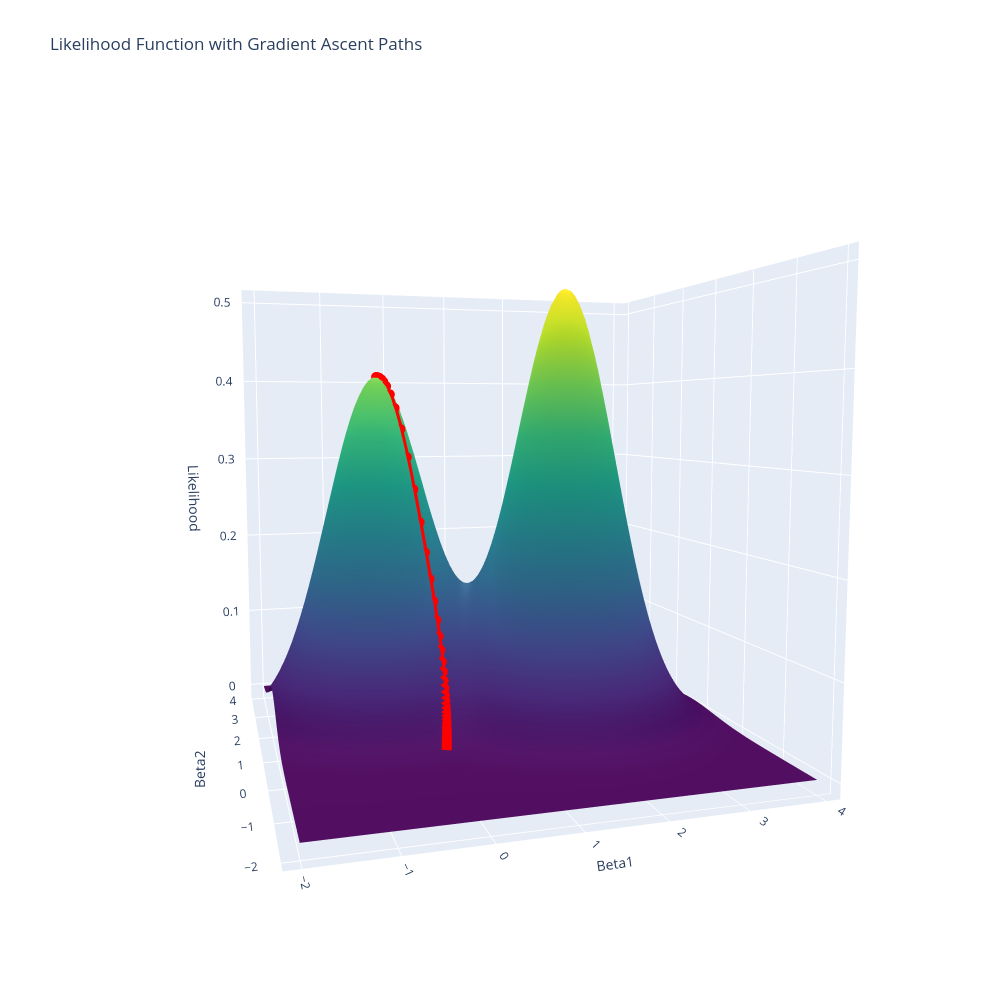

The cell this chart's notebook holds for it:
### Markdown cell above
#### Starting the optimisation algorithm at (0,0)
Usually, when we estimate discrete choice models, we use 0 as the starting point for the optimiser. Let's see what happens when we start at (0,0) with this log-likelihood function.

### Code cell
# Plot the likelihood surface and the path that the optimiser takes when starting at (0,0). 
start_points =[(0,0)]
plot_likelihood_surface_with_paths(surface,start_points)
